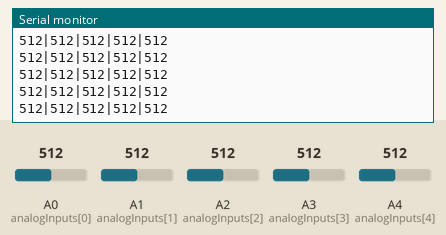
Simulated run of this sketch. Board: Arduino Uno, built with avr-gcc and run on an emulated ATmega328P. Parts: the last lines printed to the serial monitor. The test bench sets the inputs (shaded band); at power-on: A0 (analogInputs[0]) = 512, A1 (analogInputs[1]) = 512, A2 (analogInputs[2]) = 512, A3 (analogInputs[3]) = 512, A4 (analogInputs[4]) = 512.

Above: at 1.2 s.
1.3 s: A0 (analogInputs[0]) set to 108
At 2.4 s:
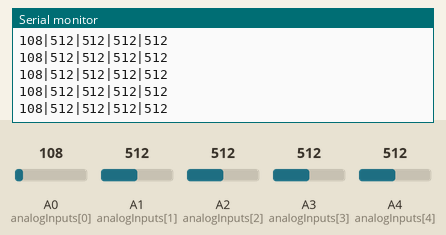
4.3 s: A0 (analogInputs[0]) set to 88
At 5.4 s:
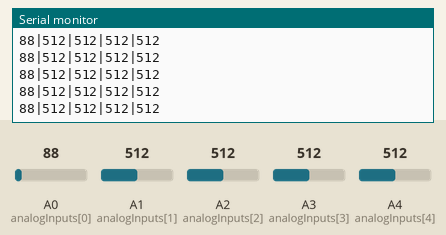
5.8 s: A1 (analogInputs[1]) set to 104
At 6.9 s:
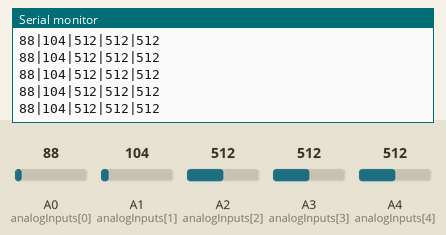
8.8 s: A1 (analogInputs[1]) set to 91
At 9.9 s:
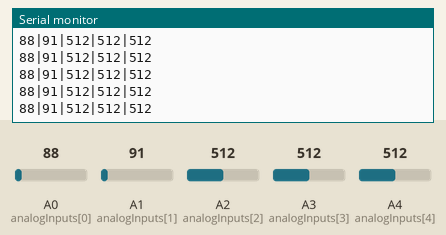
Timing chart, 0 to 11.8 s (numbered marks = the images above; inputs shaded):
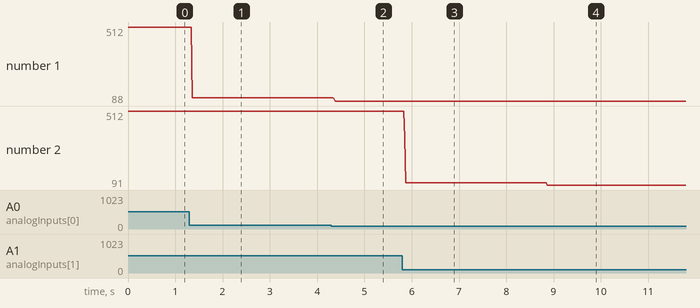

Measured:
- after the input at 1.3 s, the serial monitor: prints a new line after 0.06 s (image 1)
- after the input at 4.3 s, the serial monitor: prints a new line after 0.06 s (image 2)
- after the input at 5.8 s, the serial monitor: prints a new line after 0.05 s (image 3)
- after the input at 8.8 s, the serial monitor: prints a new line after 0.07 s (image 4)
- plotted number 1: 512 → 108 after the input at 1.3 s, 108 → 88 after the input at 4.3 s
- plotted number 2: 512 → 104 after the input at 5.8 s, 104 → 91 after the input at 8.8 s

The sketch:

deej-5-sliders-vanilla.ino
```cpp
const int NUM_SLIDERS = 5;
const int analogInputs[NUM_SLIDERS] = {A0, A1, A2, A3, A4};

int analogSliderValues[NUM_SLIDERS];

void setup() {
  for (int i = 0; i < NUM_SLIDERS; i++) {
    pinMode(analogInputs[i], INPUT);
  }

  Serial.begin(9600);
}

void loop() {
  updateSliderValues();
  sendSliderValues(); // Actually send data (all the time)
  // printSliderValues(); // For debug
  delay(10);
}

void updateSliderValues() {
  // oversample each slider to suppress ADC/pot jitter, so deej's fine (1%)
  // noise-reduction threshold doesn't pass electrical noise as real movement
  const int SAMPLES = 16;
  for (int i = 0; i < NUM_SLIDERS; i++) {
     long sum = 0;
     for (int s = 0; s < SAMPLES; s++) {
        sum += analogRead(analogInputs[i]);
     }
     analogSliderValues[i] = sum / SAMPLES;
  }
}

void sendSliderValues() {
  String builtString = String("");

  for (int i = 0; i < NUM_SLIDERS; i++) {
    builtString += String((int)analogSliderValues[i]);

    if (i < NUM_SLIDERS - 1) {
      builtString += String("|");
    }
  }

  Serial.println(builtString);
}

void printSliderValues() {
  for (int i = 0; i < NUM_SLIDERS; i++) {
    String printedString = String("Slider #") + String(i + 1) + String(": ") + String(analogSliderValues[i]) + String(" mV");
    Serial.write(printedString.c_str());

    if (i < NUM_SLIDERS - 1) {
      Serial.write(" | ");
    } else {
      Serial.write("\n");
    }
  }
}
```
